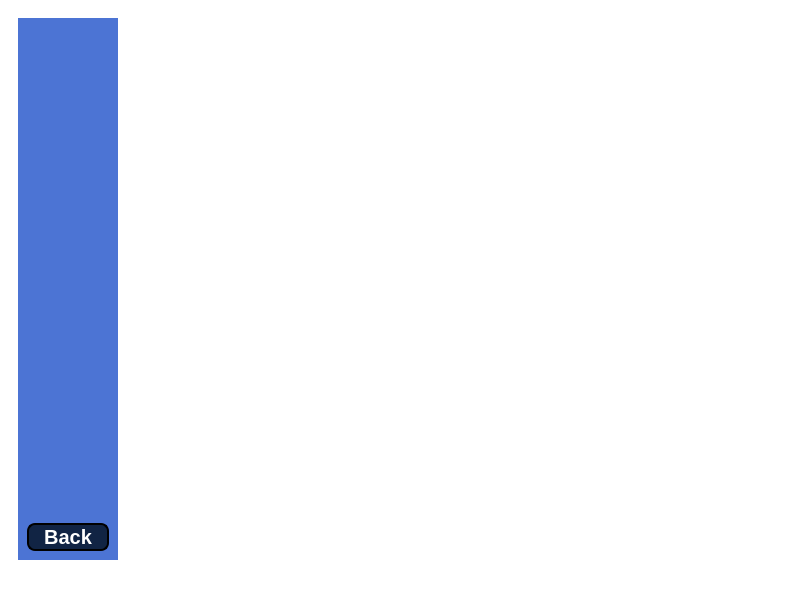
<?xml version="1.0" encoding="UTF-8"?>
<ui version="4.0">
 <class>MainWindow</class>
 <widget class="QMainWindow" name="MainWindow">
  <property name="geometry">
   <rect>
    <x>0</x>
    <y>0</y>
    <width>800</width>
    <height>600</height>
   </rect>
  </property>
  <property name="windowTitle">
   <string>MainWindow</string>
  </property>
  <property name="styleSheet">
   <string notr="true">border:None;
background-color: rgb(255, 255, 255);</string>
  </property>
  <widget class="QWidget" name="centralwidget">
   <layout class="QHBoxLayout" name="horizontalLayout">
    <item>
     <widget class="QFrame" name="frame">
      <property name="frameShape">
       <enum>QFrame::StyledPanel</enum>
      </property>
      <property name="frameShadow">
       <enum>QFrame::Raised</enum>
      </property>
      <layout class="QHBoxLayout" name="horizontalLayout_2">
       <item>
        <widget class="QFrame" name="frame_2">
         <property name="maximumSize">
          <size>
           <width>100</width>
           <height>16777215</height>
          </size>
         </property>
         <property name="styleSheet">
          <string notr="true">background-color: rgb(76, 116, 212);</string>
         </property>
         <property name="frameShape">
          <enum>QFrame::StyledPanel</enum>
         </property>
         <property name="frameShadow">
          <enum>QFrame::Raised</enum>
         </property>
         <layout class="QVBoxLayout" name="verticalLayout">
          <item>
           <spacer name="verticalSpacer">
            <property name="orientation">
             <enum>Qt::Vertical</enum>
            </property>
            <property name="sizeHint" stdset="0">
             <size>
              <width>20</width>
              <height>503</height>
             </size>
            </property>
           </spacer>
          </item>
          <item>
           <widget class="QPushButton" name="pushButton">
            <property name="styleSheet">
             <string notr="true">QPushButton
{
border: 2px solid ;
background-color: rgb(17,36,68);
color: rgb(255, 255, 255);
font-size: 20px;
font-weight: bold;
border-radius: 8px
}

QPushButton:hover{
	background-color: rgb(114, 214, 249);
	color:rgb(17, 36, 68);	
	border-color: rgb(17, 36, 68);
}
QPushButton:pressed{	
	background-color:rgb(255, 255, 255);		
	color: rgb(17, 36, 68);
}</string>
            </property>
            <property name="text">
             <string>Back</string>
            </property>
           </widget>
          </item>
         </layout>
        </widget>
       </item>
       <item>
        <widget class="QLabel" name="Para1">
         <property name="maximumSize">
          <size>
           <width>16777215</width>
           <height>16777215</height>
          </size>
         </property>
         <property name="styleSheet">
          <string notr="true">background-color: rgb(255, 255, 255);</string>
         </property>
         <property name="text">
          <string/>
         </property>
        </widget>
       </item>
      </layout>
     </widget>
    </item>
   </layout>
  </widget>
  <widget class="QStatusBar" name="statusbar"/>
 </widget>
 <resources/>
 <connections/>
</ui>
